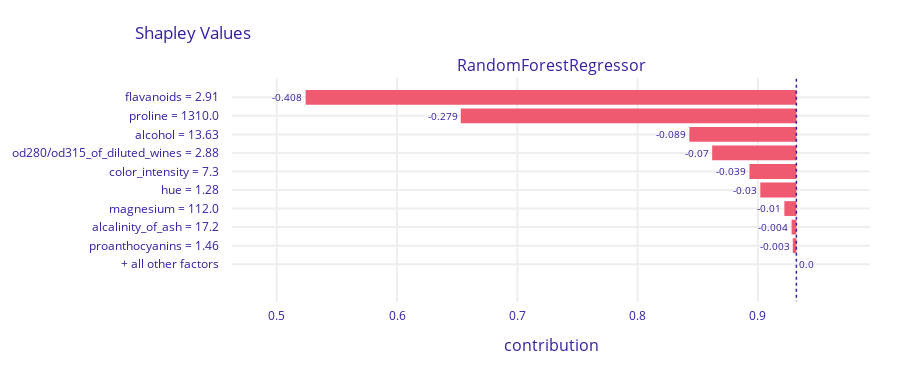

The cell this chart's notebook holds for it:
### Code cell
exp.predict_parts(x.iloc[15], type='shap').plot()

### Figure 1 — Plotly figure (JSON) as saved in the notebook; plotly's stock layout.template omitted (floating-point values rounded to 4 significant figures)
{"data": [{"base": 0.932, "hoverinfo": "text", "hoverlabel": {"bgcolor": "rgba(0,0,0,0.8)"}, "hovertext": ["Average response: 0.932<br>Prediction: 0.0<br>flavanoids = 2.91<br>decreases average response <br>by 0.408", "Average response: 0.932<br>Prediction: 0.0<br>proline = 1310.0<br>decreases average response <br>by 0.279", "Average response: 0.932<br>Prediction: 0.0<br>alcohol = 13.63<br>decreases average response <br>by 0.089", "Average response: 0.932<br>Prediction: 0.0<br>od280/od315_of_diluted_wines = 2.88<br>decreases average response <br>by 0.07", "Average response: 0.932<br>Prediction: 0.0<br>color_intensity = 7.3<br>decreases average response <br>by 0.039", "Average response: 0.932<br>Prediction: 0.0<br>hue = 1.28<br>decreases average response <br>by 0.03", "Average response: 0.932<br>Prediction: 0.0<br>magnesium = 112.0<br>decreases average response <br>by 0.01", "Average response: 0.932<br>Prediction: 0.0<br>alcalinity_of_ash = 17.2<br>decreases average response <br>by 0.004", "Average response: 0.932<br>Prediction: 0.0<br>proanthocyanins = 1.46<br>decreases average response <br>by 0.003", "Average response: 0.932<br>Prediction: 0.0<br>+ all other factors<br>decreases average response <br>by 0.0"], "marker": {"color": ["#f05a71", "#f05a71", "#f05a71", "#f05a71", "#f05a71", "#f05a71", "#f05a71", "#f05a71", "#f05a71", "#8bdcbe"]}, "orientation": "h", "showlegend": false, "text": ["-0.408", "-0.279", "-0.089", "-0.07", "-0.039", "-0.03", "-0.01", "-0.004", "-0.003", "0.0"], "textposition": "outside", "type": "bar", "x": [-0.408, -0.279, -0.089, -0.07, -0.039, -0.03, -0.01, -0.004, -0.003, 0], "xaxis": "x", "y": ["flavanoids = 2.91", "proline = 1310.0", "alcohol = 13.63", "od280/od315_of_diluted_wines = 2.88", "color_intensity = 7.3", "hue = 1.28", "magnesium = 112.0", "alcalinity_of_ash = 17.2", "proanthocyanins = 1.46", "+ all other factors"], "yaxis": "y"}], "layout": {"annotations": [{"font": {"size": 16}, "showarrow": false, "text": "RandomForestRegressor", "x": 0.5, "xanchor": "center", "xref": "paper", "y": 1, "yanchor": "bottom", "yref": "paper"}, {"font": {"size": 16}, "showarrow": false, "text": "contribution", "x": 0.5, "xanchor": "center", "xref": "paper", "y": 0, "yanchor": "top", "yref": "paper", "yshift": -30}], "font": {"color": "#371ea3"}, "height": 373, "margin": {"b": 71, "r": 30, "t": 78}, "shapes": [{"line": {"color": "#371ea3", "dash": "dot", "width": 1.5}, "type": "line", "x0": 0.932, "x1": 0.932, "xref": "x", "y0": -1, "y1": 11, "yref": "y"}], "title": {"text": "Shapley Values", "x": 0.15}, "xaxis": {"anchor": "y", "automargin": true, "domain": [0, 1], "fixedrange": true, "gridwidth": 2, "range": [0.4628, 0.9932], "tickcolor": "white", "ticklen": 3, "ticks": "outside", "type": "linear", "zeroline": false}, "yaxis": {"anchor": "x", "automargin": true, "autorange": "reversed", "domain": [0, 1], "fixedrange": true, "gridwidth": 2, "tickcolor": "white", "ticklen": 10, "ticks": "outside", "type": "category"}}}
